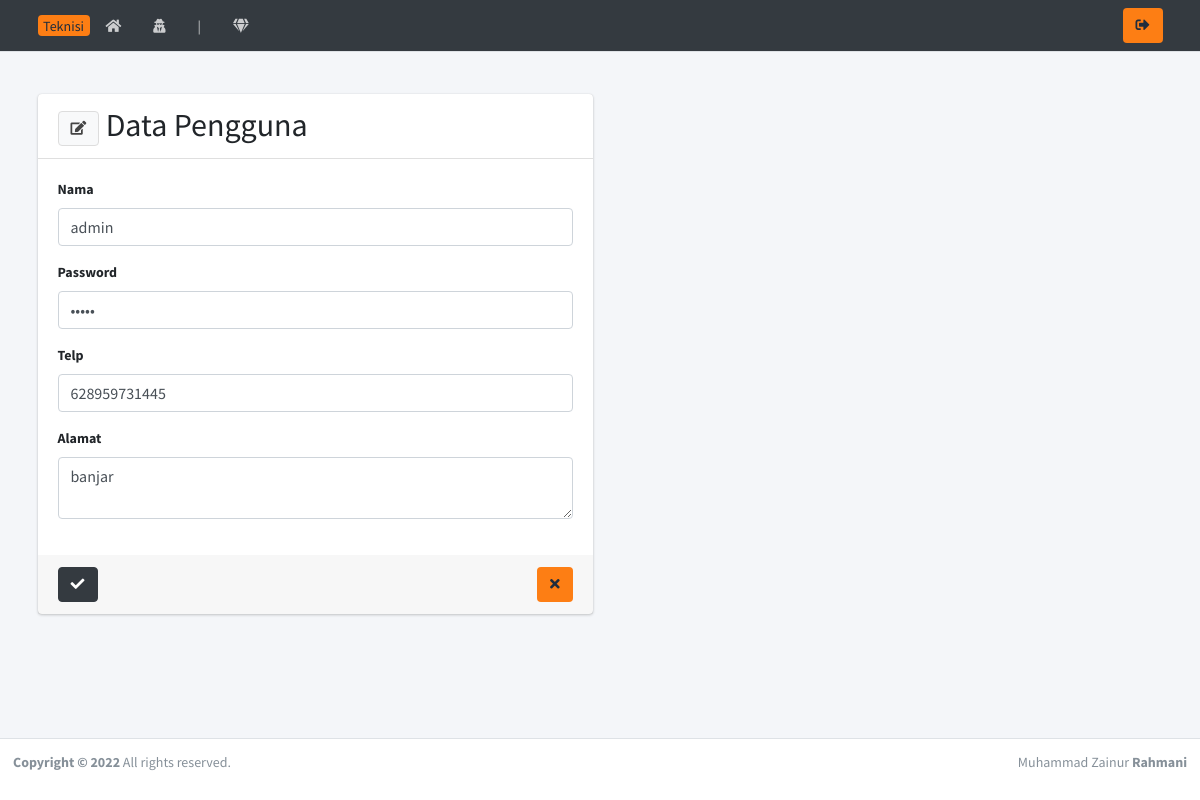
The page /davinci/user_edit.php?id=1 on the database its author committed.
### tables this page shows
CREATE TABLE `user` (
  `id` int(5) NOT NULL,
  `telp` varchar(15) NOT NULL,
  `password` varchar(15) NOT NULL,
  `level` varchar(10) NOT NULL,
  `nama` varchar(80) NOT NULL,
  `alamat` text NOT NULL
);

### davinci/user_edit.php (the view, shortened to what this page needs)
<?php require('headernya.php');
	$id = $_GET['id'];
	$query = mysqli_query($kon, "SELECT * FROM user WHERE id = '$id'");
	$data  = mysqli_fetch_array($query);
?>
  <div class="content-wrapper">
    <br><br>
    <section class="content">
      <div class="container">
        <div class="row">
          <div class="col-md-6 col-sm-12">
            <div class="card">
              <div class="card-header">
                <h2 style="display:inline;"><button class="btn btn-default" type="button" data-toggle="tooltip" data-placement="bottom" title="Ubah"><i class="fas fa-edit"></i></button> Data Pengguna <?= $skuy['nama'] ?></h2>
              </div>
              <div class="card-body">
                <form action="" method="POST" autocomplete="off">
                  <div class="form-group">
                    <label>Nama</label>
                    <input type="text" class="form-control" name="nama" value="<?= $data['nama'] ?>">
                  </div>
                  <div class="form-group">
                    <label>Password</label>
                    <input type="password" class="form-control" name="password" value="<?= $data['password'] ?>">
                  </div>
                  <div class="form-group">
                    <label>Telp</label>
                    <input type="number" class="form-control" name="telp" value="<?= $data['telp'] ?>">
                  </div>
                  <div class="form-group">
                    <label>Alamat</label>
                    <textarea name="alamat" class="form-control"><?= $data['alamat'] ?></textarea>
                  </div>
                </div>
                <div class="card-footer">
                  <button type="submit" name="simpan" class="btn btn-dark" data-toggle="tooltip" data-placement="bottom" title="Simpan"><i class="fas fa-check"></i></button>
                  <button type="button" onclick="window.location='user.php';" data-toggle="tooltip" data-placement="bottom" title="Kembali" class="btn bg-orange float-right">
                    <i class="fas fa-times"></i></button>
                </div>
            	</div>
            </div>
          </div>
        </div>
      </section>
  </div>
<?php require('footernya.php') ?>

### rows shown on the page
user: nama "admin", telp "628959731445", alamat "banjar"
